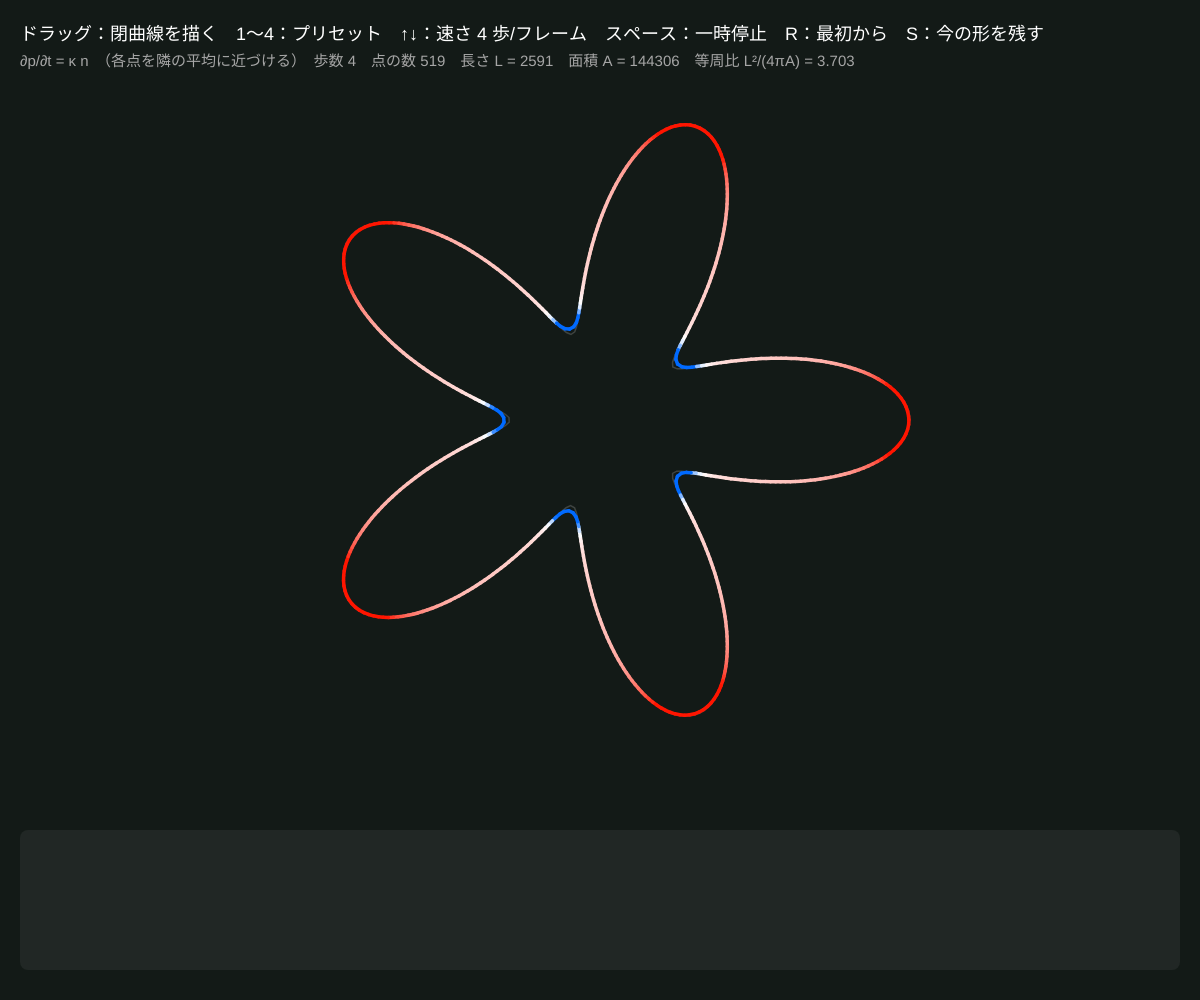
Frame 1 (no input)
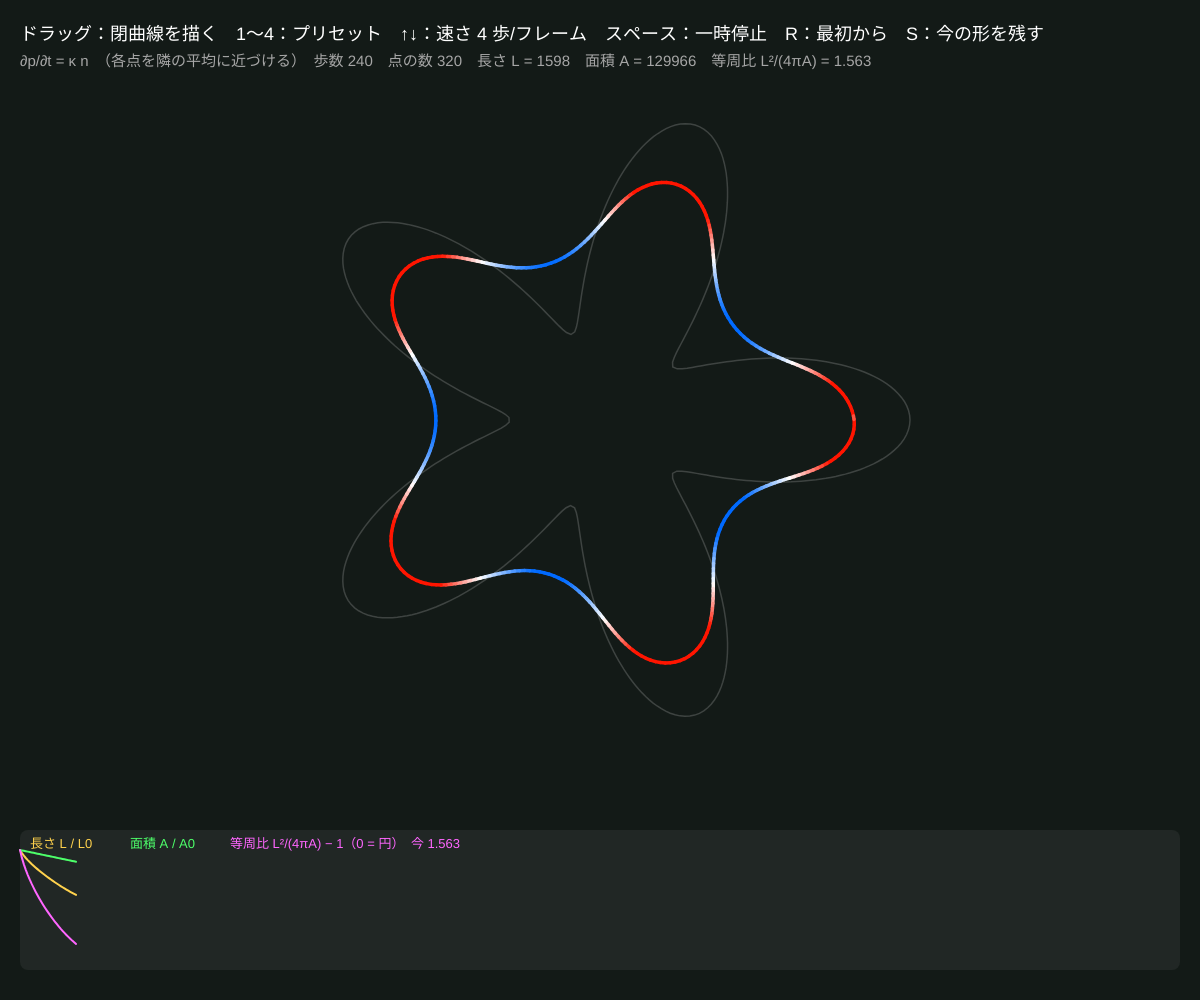
Frame 60 (no input)
Frame 120 (the mouse pressed at the canvas centre since frame 60): identical to frame 60, image omitted

The p5.js sketch that drew these frames (run headless with seeded random() and noise() and a simulated clock; from frame 60 on, the mouse is pressed at the canvas centre):

// p5.js sketch
// ── sketch.js
// ============================================
// 10 曲線短縮流 ─ どんな閉曲線も丸くなって消える（Grayson の定理）
// 曲線の各点を曲率 κ に比例して法線方向へ動かす：∂p/∂t = κ n
//   等間隔の点列なら κ n ≈ (p_{i−1} − 2p_i + p_{i+1}) / h²（ラプラシアン）なので、各点を隣の平均に近づけるだけ
//   出っぱりは引っこみ、へこみは出る。長さは単調に減り、等周比 L²/(4πA) は 1（円）に近づき、最後は 1 点に消える
// ドラッグ = 閉曲線を描く / 1〜4 = プリセット（星・ダンベル・でこぼこ・楕円）/ ↑↓ = 速さ / スペース = 一時停止 / R = 最初から / S = 今の形を残す
// ============================================

let h = 5;                   // ★ 点の間隔（px）
let sigma = 0.6;             // ★ 1 歩の強さ（0〜1、1 に近いほど速いが荒い）
let stepsPerFrame = 4;       // ↑↓ で変わる
let pts = [], init = [], raw = [], drawing = false, paused = false;
let hist = [], snaps = [], stepN = 0, gone = false;
let names = ['星', 'ダンベル', 'でこぼこ', '楕円'];

function setup() {
  createCanvas(windowWidth, windowHeight);
  colorMode(HSB, 360, 100, 100, 100);
  setPreset(1);
}

// ★ プリセットの閉曲線
function presetPts(no) {
  let cx = width * 0.5, cy = height * 0.42, s = Math.min(width, height) * 0.2, out = [];
  for (let i = 0; i < 400; i++) {
    let t = (i / 400) * TWO_PI, r;
    if (no === 1) r = s * (1 + 0.55 * Math.cos(5 * t));
    else if (no === 2) { let x = 2.2 * s * Math.cos(t), y = s * Math.sin(t) * (0.35 + 0.65 * Math.cos(t) ** 2); out.push({ x: cx + x, y: cy + y }); continue; }
    else if (no === 3) r = s * (1 + 0.3 * Math.sin(3 * t + 1) + 0.25 * Math.cos(7 * t) + 0.15 * Math.sin(11 * t + 2));
    else { out.push({ x: cx + 1.8 * s * Math.cos(t), y: cy + 0.7 * s * Math.sin(t) }); continue; }
    out.push({ x: cx + r * Math.cos(t), y: cy + r * Math.sin(t) });
  }
  return out;
}
function setPreset(no) { init = resample(presetPts(no), h); restart(); }
function restart() { pts = init.map((p) => ({ x: p.x, y: p.y })); hist = []; snaps = []; stepN = 0; gone = false; }

// 曲線短縮流の 1 歩：各点を隣の平均に σ だけ近づける（= κ n 方向に動かす）
function flowStep() {
  let n = pts.length, q = [];
  for (let i = 0; i < n; i++) {
    let a = pts[(i - 1 + n) % n], b = pts[(i + 1) % n];
    q.push({ x: pts[i].x + (sigma / 2) * (a.x - 2 * pts[i].x + b.x), y: pts[i].y + (sigma / 2) * (a.y - 2 * pts[i].y + b.y) });
  }
  pts = resample(q, h);                 // 点が偏らないように打ち直す（長さが減ると点も減る）
  stepN++;
  if (pts.length < 8) gone = true;
}
function curveLength(p) { let L = 0; for (let i = 0; i < p.length; i++) { let a = p[i], b = p[(i + 1) % p.length]; L += Math.hypot(b.x - a.x, b.y - a.y); } return L; }
function curveArea(p) { let A = 0; for (let i = 0; i < p.length; i++) { let a = p[i], b = p[(i + 1) % p.length]; A += a.x * b.y - b.x * a.y; } return Math.abs(A) / 2; }

function draw() {
  background(160, 25, 10);
  if (keyIsDown(UP_ARROW)) stepsPerFrame = Math.min(40, stepsPerFrame + 1);
  if (keyIsDown(DOWN_ARROW)) stepsPerFrame = Math.max(1, stepsPerFrame - 1);
  if (!paused && !drawing && !gone) {
    for (let k = 0; k < stepsPerFrame; k++) { if (gone) break; flowStep(); }
    let L = curveLength(pts), A = curveArea(pts);
    if (frameCount % 2 === 0) hist.push({ L, A, ratio: A > 1 ? (L * L) / (4 * Math.PI * A) : 1 });
    if (hist.length > 600) hist.shift();
  }
  // 最初の形（薄く）と残した形
  noFill(); stroke(0, 0, 100, 18); strokeWeight(1.5);
  closedShape(init);
  stroke(45, 70, 100, 35);
  for (let s of snaps) closedShape(s);
  // 今の曲線（曲率で色：出っぱり = 赤、へこみ = 青。どちら向きに描いた曲線でも同じになるよう、向きで符号をそろえる）
  if (!gone) {
    let n = pts.length, sa = 0;
    for (let i = 0; i < n; i++) { let a = pts[i], b = pts[(i + 1) % n]; sa += a.x * b.y - b.x * a.y; }
    let orient = sa >= 0 ? 1 : -1;
    strokeWeight(3.5);
    for (let i = 0; i < n; i++) {
      let a = pts[(i - 1 + n) % n], p = pts[i], b = pts[(i + 1) % n];
      let lx = a.x - 2 * p.x + b.x, ly = a.y - 2 * p.y + b.y;
      let tx = b.x - a.x, ty = b.y - a.y;
      let k = (tx * ly - ty * lx) * orient;                // 符号つき曲率（+ = 出っぱり、− = へこみ）
      let kk = k / (h * h * h) * 40;
      stroke(kk > 0 ? 5 : 215, Math.min(100, Math.abs(kk) * 100), 100);
      line(p.x, p.y, b.x, b.y);
    }
  }
  if (drawing) { stroke(0, 0, 100, 70); strokeWeight(2); noFill(); beginShape(); for (let p of raw) vertex(p.x, p.y); endShape(); }

  drawGraph();
  noStroke(); fill(0, 0, 100); textSize(18);
  text('ドラッグ：閉曲線を描く　1〜4：プリセット　↑↓：速さ ' + stepsPerFrame + ' 歩/フレーム　スペース：' + (paused ? '再開' : '一時停止') + '　R：最初から　S：今の形を残す', 20, 40);
  fill(0, 0, 65); textSize(15);
  text('∂p/∂t = κ n　（各点を隣の平均に近づける）　歩数 ' + stepN + '　点の数 ' + pts.length + '　長さ L = ' + nf(curveLength(pts), 1, 0) + '　面積 A = ' + nf(curveArea(pts), 1, 0) + '　等周比 L²/(4πA) = ' + nf(curveArea(pts) > 1 ? curveLength(pts) ** 2 / (4 * Math.PI * curveArea(pts)) : 1, 1, 3), 20, 66);
  if (gone) { fill(45, 90, 100); textSize(26); text('消えた！　丸くなってから 1 点に縮んだ（Grayson 1987）　R で最初から', 20, 110); }
}

function closedShape(p) { if (p.length < 2) return; beginShape(); for (let q of p) vertex(q.x, q.y); endShape(CLOSE); }
function drawGraph() {
  let gx = 20, gy = height - 170, gw = width - 40, gh = 140;
  noStroke(); fill(0, 0, 100, 6); rect(gx, gy, gw, gh, 8);
  if (hist.length < 2) return;
  let L0 = Math.max(hist[0].L, 1), A0 = Math.max(hist[0].A, 1), rmax = Math.max(1.05, ...hist.map((hh) => hh.ratio));
  noFill(); strokeWeight(2);
  for (let [key, hue, sc] of [['L', 45, L0], ['A', 130, A0]]) {
    stroke(hue, 70, 100); beginShape();
    for (let i = 0; i < hist.length; i++) vertex(gx + (i / 600) * gw, gy + gh - (hist[i][key] / sc) * (gh - 20));
    endShape();
  }
  stroke(300, 60, 100); beginShape();
  for (let i = 0; i < hist.length; i++) vertex(gx + (i / 600) * gw, gy + gh - ((hist[i].ratio - 1) / (rmax - 1)) * (gh - 20));
  endShape();
  noStroke(); textSize(13);
  fill(45, 70, 100); text('長さ L / L0', gx + 10, gy + 18);
  fill(130, 70, 100); text('面積 A / A0', gx + 110, gy + 18);
  fill(300, 60, 100); text('等周比 L²/(4πA) − 1（0 = 円）　今 ' + nf(hist[hist.length - 1].ratio, 1, 3), gx + 210, gy + 18);
}

function mousePressed() { if (mouseY < height - 180) { drawing = true; raw = [{ x: mouseX, y: mouseY }]; } }
function mouseDragged() { if (!drawing) return; let l = raw[raw.length - 1]; if (Math.hypot(mouseX - l.x, mouseY - l.y) > 3) raw.push({ x: mouseX, y: mouseY }); }
function mouseReleased() { if (!drawing) return; drawing = false; if (raw.length < 15) return; init = resample(raw, h); if (init.length >= 8) restart(); }
function keyPressed() {
  if (key >= '1' && key <= '4') setPreset(+key);
  if (key === ' ') paused = !paused;
  if (key === 'r' || key === 'R') restart();
  if (key === 's' || key === 'S') { if (snaps.length > 12) snaps.shift(); snaps.push(pts.map((p) => ({ x: p.x, y: p.y }))); }
}

// ---------- やってみよう ----------
// 1. ダンベル（2）は真ん中がくびれて切れそうに見えるが切れない（平面では必ず丸くなる）。3D の曲面（09）との違い
// 2. 等周比のグラフが単調に 1 に近づくのを見よう。どの形がいちばん時間がかかる？
// 3. 自分で「8 の字」のように交差した曲線を描くとどうなる？（Grayson の定理は単純閉曲線だけ）
// 4. sigma を 1.2 にすると不安定になってギザギザが育つ。なぜ？（熱方程式の安定条件）

// ==================================================
// ここから下は「曲線の道具」です（等間隔に打ち直す）
// （中身は読まなくても OK。消さないでね）
// ==================================================
function resample(src, h) {
  let out = [], acc = 0, n = src.length;
  out.push({ x: src[0].x, y: src[0].y });
  for (let i = 1; i <= n; i++) {
    let a = src[i - 1], b = src[i % n], d = Math.hypot(b.x - a.x, b.y - a.y), t = 0;
    if (d < 1e-9) continue;
    while (acc + (d - t) >= h) { let need = h - acc; t += need; acc = 0; out.push({ x: a.x + (b.x - a.x) * (t / d), y: a.y + (b.y - a.y) * (t / d) }); }
    acc += d - t;
  }
  if (out.length > 1 && Math.hypot(out[0].x - out[out.length - 1].x, out[0].y - out[out.length - 1].y) < h * 0.5) out.pop();
  return out;
}
